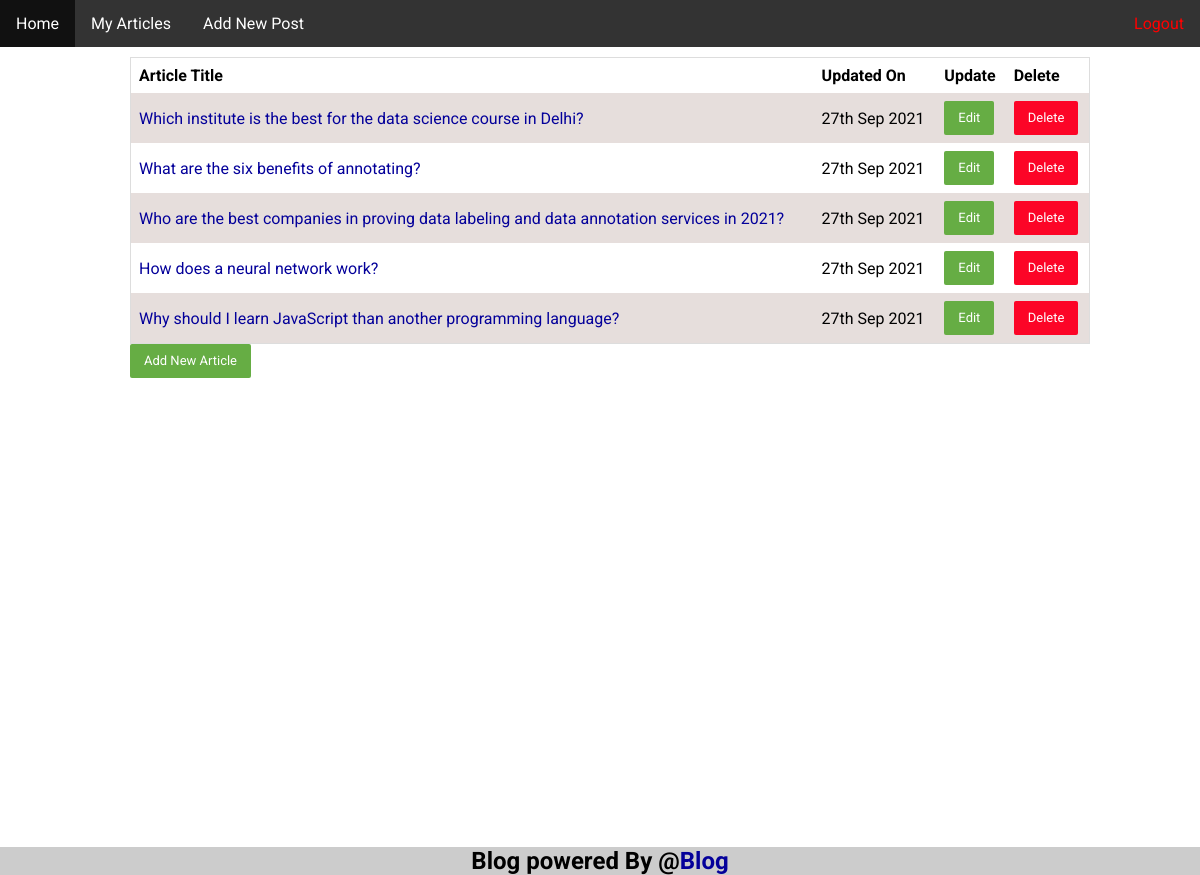
The app's page /admin/ (signed in) with its own data.
### tables this page shows
CREATE TABLE `article` (
  `articleId` int(30) NOT NULL,
  `articleTitle` varchar(300) NOT NULL,
  `articleSlug` text NOT NULL,
  `articleDescrip` text NOT NULL,
  `articleContent` longtext NOT NULL,
  `articleDate` datetime DEFAULT NULL,
  `articleEditDate` datetime DEFAULT NULL,
  `articleTags` varchar(300) DEFAULT NULL,
  `userid` int(30) NOT NULL,
  `articleImage` text DEFAULT NULL
);

### admin/classes/Article.php (called while the page is built, shortened)
<?php
require_once($_SERVER["DOCUMENT_ROOT"] . '/blog/includes/config.php');
class Article
{
  function selectArticleByUserid($id)
  {
    global $db;
    $stmt = $db->prepare('SELECT * FROM article WHERE userid = :userid');
    $stmt->execute(array(':userid' => $id));
    $row = $stmt->fetchAll();
    return $row;
  }
}
$Article = new Article();

### admin/index.php (the view, shortened to what this page needs)
<?php
require_once('classes/User.php');
require_once('classes/Article.php');
?>
<?php include("head.php"); ?>
<body>
<?php include("header.php"); ?>
<div class="content">
 <table>
  <tr>
   <th>Article Title</th>
   <th>Updated On</th>
   <th>Update</th>
   <th>Delete</th>
  </tr>
  <?php
  try {
   $id = $_SESSION['userid'];
   $rows = $Article->selectArticleByUserid($id);
   foreach ($rows as $row) {
    echo '<tr>';
    echo '<td > <a href="show.php?id=' . $row['articleId'] . '">' . $row['articleTitle'] . '</a></td>';
    echo '<td>' . date(' jS M Y', strtotime($row['articleEditDate'])) . '</td>';
  ?>
    <td>
     <button class="editbtn">
      <a href="edit-article.php?id=<?php echo $row['articleId']; ?>">Edit</a>
     </button>
    </td>
    <td>
     <button class="delbtn"><a href="del-confirm.php?id=<?php echo $row['articleId']; ?>&choice=article">Delete</a></button>
    </td>
  <?php
    echo '</tr>';
   }
  } catch (PDOException $e) {
   echo $e->getMessage();
  }
  ?>
 </table>
 <p><button class="editbtn"><a href="add-article.php">Add New Article</a></button></p>
</div>
<?php include("footer.php"); ?>
</body>

### assets/css/main.css (style rules this page uses)
* { margin:0;padding:0;box-sizing:border-box;font-family:"Roboto",sans-serif }
body { font-family:"Roboto",sans-serif;background:#fff;height:100vh }
body a { text-decoration:none;color:#04009a }
body p { text-align:justify }
.content { padding:10px 5%;width:90%;height:100%;margin:auto 70px;border-left-color:#fff;border-right-color:#fff }
.content a { text-decoration:none;color:#04009a }
.content .editbtn { transition:all linear .2s;border:none;font-size:13px;line-height:22px;border-radius:0;padding:6px 14px;font-family:"Montserrat",sans-serif;border-radius:2px;color:#fff;background-color:#66ad44 }
.content .editbtn a { text-decoration:none;color:#fefefe }
.content .delbtn { transition:all linear .2s;border:none;font-size:13px;line-height:22px;border-radius:0;padding:6px 14px;font-family:"Montserrat",sans-serif;border-radius:2px;color:#fff;background-color:#fc0527 }
.content .delbtn a { text-decoration:none;color:#fefefe }
table { border-collapse:collapse;border-spacing:0;width:100%;border:1px solid #ddd }
th,td { text-align:left;padding:8px }
tr:nth-child(even) { background-color:#e6dedc }

### records on screen
article: articleTitle "Which institute is the best for the data science course in Delhi?", articleEditDate "27th Sep 2021"
article: articleTitle "What are the six benefits of annotating?", articleEditDate "27th Sep 2021"
article: articleTitle "Who are the best companies in proving data labeling and data annotation services in 2021?", articleEditDate "27th Sep 2021"
article: articleTitle "How does a neural network work?", articleEditDate "27th Sep 2021"
article: articleTitle "Why should I learn JavaScript than another programming language?", articleEditDate "27th Sep 2021"
